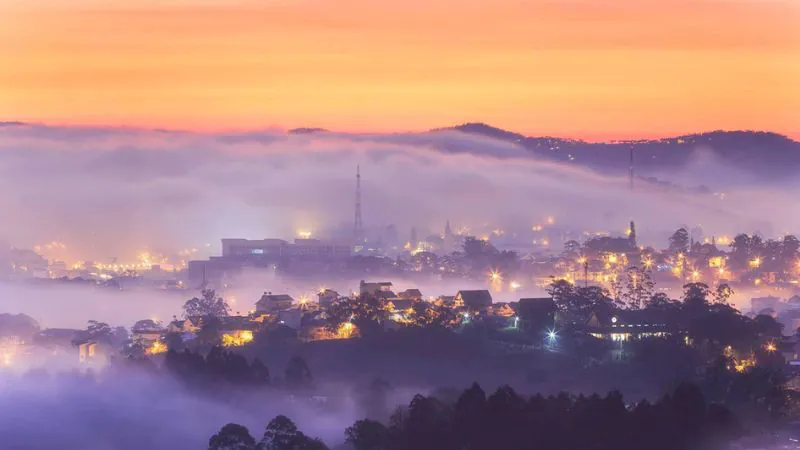
#> input picture dulich-pipeline/data/album/02_1_Header.webp, 800 x 450 px; its folder holds only this picture in this run
$ python -i render_utils.py   (imports and definitions only)
#> lines starting #> are read from the running program, lines starting #| are printed output that depends on the picture
"""
render_utils.py — Shared rendering helpers cho tất cả template renderers.

Import pattern:
    from tools.render_utils import (
        load_bg, load_thumb, rounded_thumb, placeholder_thumb,
        pill, draw_pin_icon, draw_text_in_box, load_font,
        anton, noto, beviet_bold, dancing,
        apply_bottom_gradient, draw_venue_card_bottom,
        draw_venue_text_row, save_slide,
    )
"""

from __future__ import annotations

import os
from pathlib import Path

from PIL import Image, ImageDraw, ImageFont, ImageFilter

ASSETS_FONTS = Path(__file__).parent.parent / "assets" / "fonts"


# ── Font loading ──────────────────────────────────────────────────────────────

# [20 lines left out: function load_font, not called in this run]


# Map ký tự typographic → ASCII cho các font handwriting thiếu glyph (vd FCDKCoolCrayon thiếu '%').
_HAND_MAP = {"%": "", "…": "...", "“": '"', "”": '"', "‘": "'", "’": "'",
             "–": "-", "—": "-", "•": "-", "→": "-", "×": "x"}


# [12 lines left out: function safe_hand_text, not called in this run]


def anton(size: int):
    return load_font("Anton-Regular.ttf", size)


# [9 lines left out: function noto, not called in this run]


def beviet_bold(size: int):
    return load_font("BeVietnamPro-Bold-full.ttf", size)


def dancing(size: int):
    return load_font("DancingScript-VF.ttf", size)


def alata(size: int):
    return load_font("Alata-Regular.ttf", size)


def mtd_summer_show(size: int):
    return load_font("MTDSummerShow.otf", size)


def mtd_cheese_sauce(size: int):
    return load_font("MTDSummerShow-Badge.otf", size)


def mtd_quaver(size: int):
    return load_font("MTDSummerShow2.otf", size)


# ── Background & thumbnail loading ────────────────────────────────────────────

def load_bg(path: str, canvas_w: int = 1080, canvas_h: int = 1280,
            blur: bool = False, overlay_alpha: int = 0) -> Image.Image:
    """Load + center-crop + resize image to (canvas_w, canvas_h)."""
#> called with path = '../data/album/02_1_Header.webp', canvas_w = 1080, canvas_h = 1280, blur = False, overlay_alpha = 0
    if path and os.path.exists(path):
        img = Image.open(path).convert("RGB")
#> img is the input picture: PIL image 800x450 RGB; mean R, G, B 171.3, 132.8, 137.4
    else:
        img = Image.new("RGB", (canvas_w, canvas_h), (50, 50, 50))

    iw, ih = img.size
#> iw = 800; ih = 450
    target_ratio = canvas_w / canvas_h
    if iw / ih > target_ratio:
        new_w = int(ih * target_ratio)
#> new_w = 379
        img = img.crop(((iw - new_w) // 2, 0, (iw + new_w) // 2, ih))
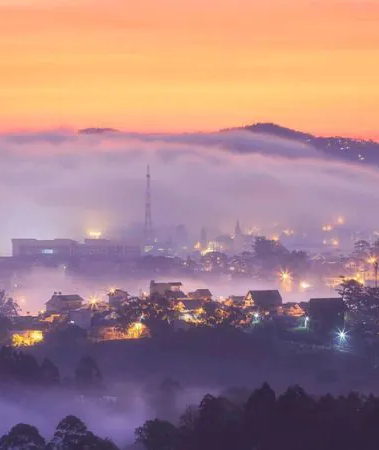
#> img: PIL image 379x450 RGB; mean R, G, B 166.7, 130.1, 134.1
    else:
        new_h = int(iw / target_ratio)
        img = img.crop((0, (ih - new_h) // 2, iw, (ih + new_h) // 2))
    img = img.resize((canvas_w, canvas_h), Image.Resampling.LANCZOS)
#> img: PIL image 1080x1280 RGB

    if blur:
        img = img.filter(ImageFilter.GaussianBlur(radius=8))
    if overlay_alpha > 0:
        ov = Image.new("RGBA", (canvas_w, canvas_h), (0, 0, 0, overlay_alpha))
        img = img.convert("RGBA")
        img.alpha_composite(ov)
        img = img.convert("RGB")
    return img


# [193 lines left out: functions placeholder_thumb, load_thumb, rounded_thumb, pill, draw_pin_icon, draw_text_in_box and 4 more, not called in this run]

>>> result = load_bg('../data/album/02_1_Header.webp')

$ run again, on dulich-pipeline/data/album/10_2_Danh_mu_c_l_u_tru_villa.webp
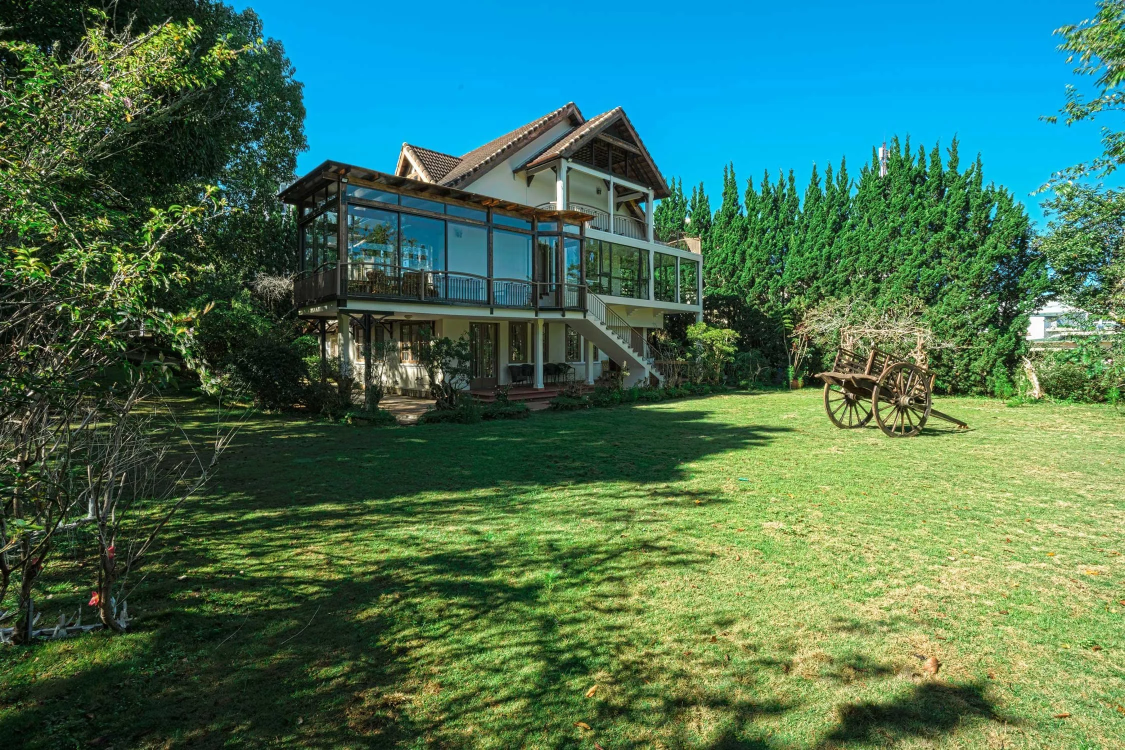
#> input picture dulich-pipeline/data/album/10_2_Danh_mu_c_l_u_tru_villa.webp, 2250 x 1500 px (shown at 1/2 size)
#> in load_bg, img is the input picture: PIL image 2250x1500 RGB; mean R, G, B 69.6, 114.7, 90.7
#> in load_bg, `img = img.crop(((iw - new_w) // 2, 0, (iw + new_w) // 2, ih))`:
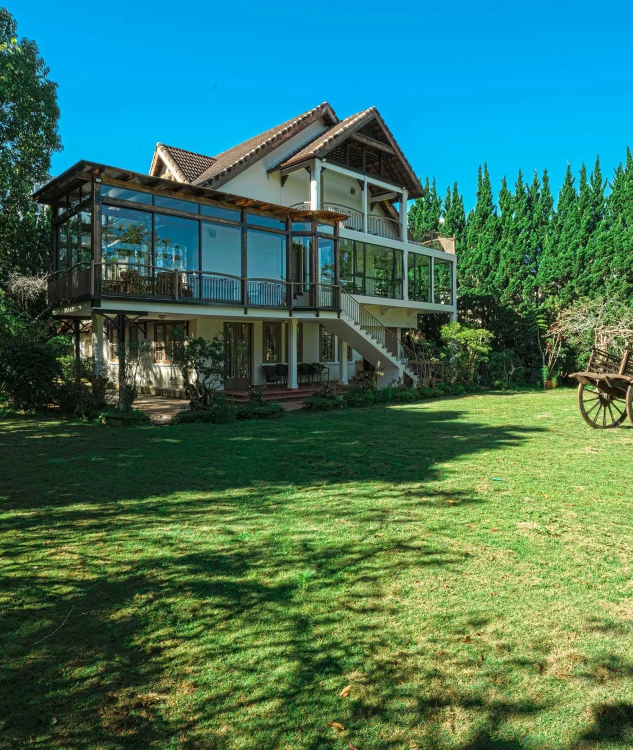
#> img: PIL image 1265x1500 RGB (shown at 1/2 size); mean R, G, B 64.5, 116.5, 97.6

$ run again, on dulich-pipeline/data/album/06_2_Danh_mu_c_l_u_tru_glamping.jpeg
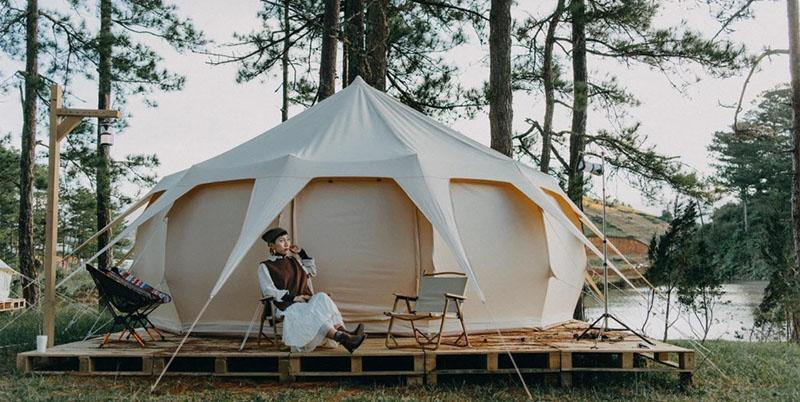
#> input picture dulich-pipeline/data/album/06_2_Danh_mu_c_l_u_tru_glamping.jpeg, 800 x 402 px
#> in load_bg, img is the input picture: PIL image 800x402 RGB; mean R, G, B 125.1, 126.8, 119.1
#> in load_bg, `img = img.crop(((iw - new_w) // 2, 0, (iw + new_w) // 2, ih))`:
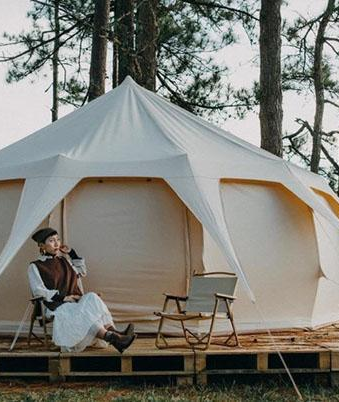
#> img: PIL image 339x402 RGB; mean R, G, B 126.7, 125.7, 118.5
#> in load_bg, `img = img.resize((canvas_w, canvas_h), Image.Resampling.LANCZOS)`:
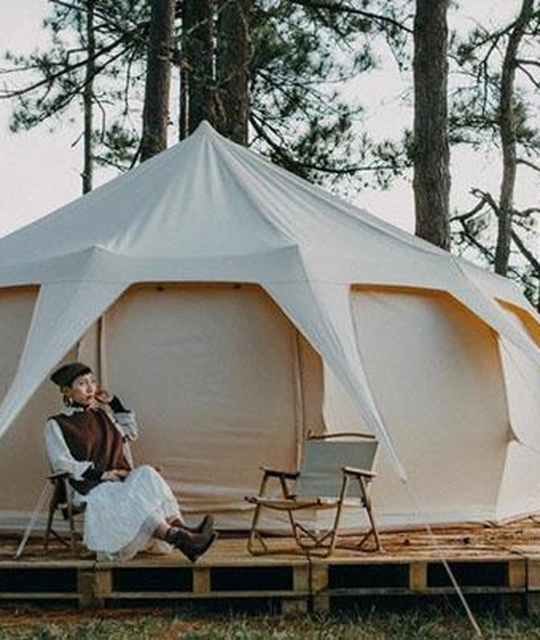
#> img: PIL image 1080x1280 RGB (shown at 1/2 size); mean R, G, B 126.7, 125.7, 118.5

$ run again, on dulich-pipeline/data/album/09_2_Danh_mu_c_l_u_tru_Resort_cao.jpg
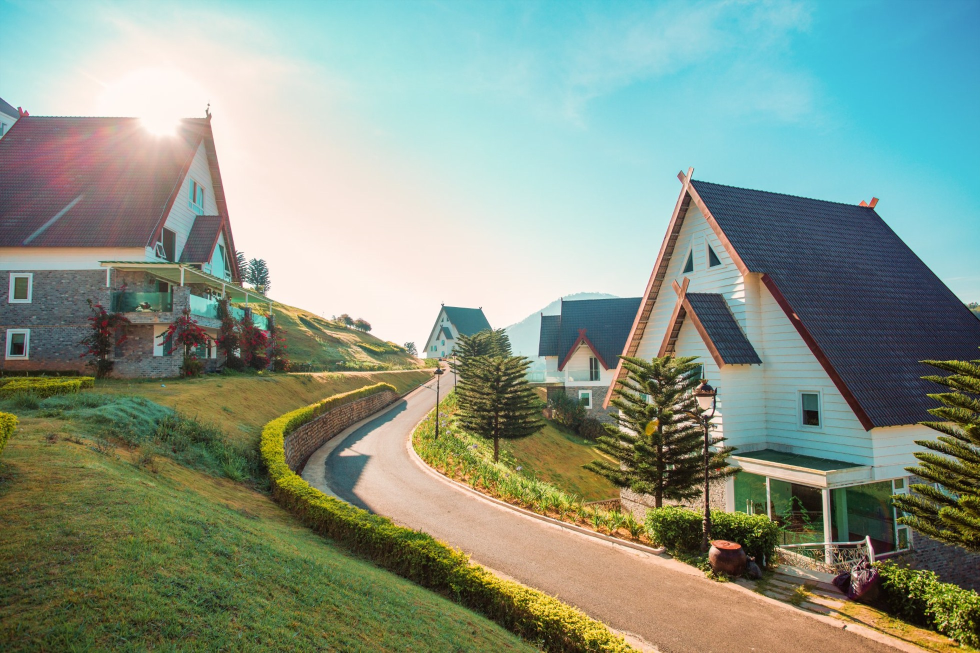
#> input picture dulich-pipeline/data/album/09_2_Danh_mu_c_l_u_tru_Resort_cao.jpg, 1960 x 1306 px (shown at 1/2 size)
#> in load_bg, img is the input picture: PIL image 1960x1306 RGB; mean R, G, B 135.3, 150, 134
#> in load_bg, `img = img.crop(((iw - new_w) // 2, 0, (iw + new_w) // 2, ih))`:
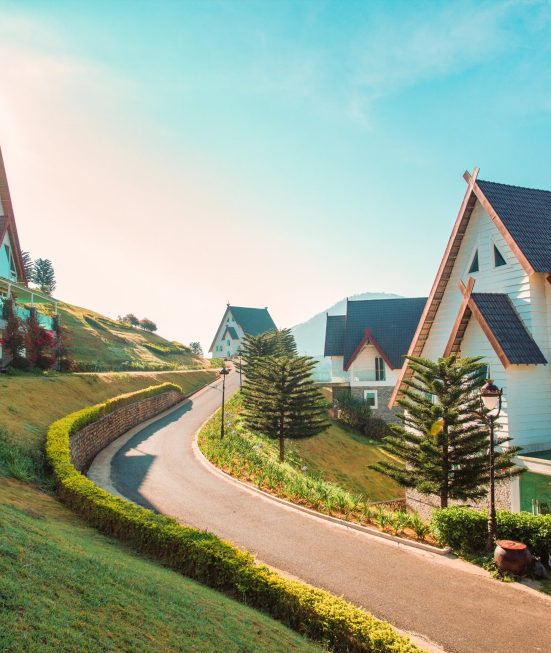
#> img: PIL image 1101x1306 RGB (shown at 1/2 size); mean R, G, B 156.9, 167.6, 147.3
